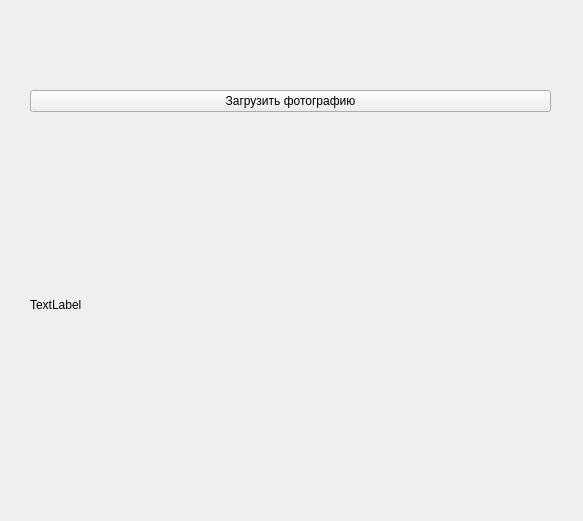
<?xml version="1.0" encoding="UTF-8"?>
<ui version="4.0">
 <class>Widget</class>
 <widget class="QWidget" name="Widget">
  <property name="geometry">
   <rect>
    <x>0</x>
    <y>0</y>
    <width>583</width>
    <height>521</height>
   </rect>
  </property>
  <property name="minimumSize">
   <size>
    <width>100</width>
    <height>100</height>
   </size>
  </property>
  <property name="maximumSize">
   <size>
    <width>1000</width>
    <height>1000</height>
   </size>
  </property>
  <property name="baseSize">
   <size>
    <width>1000</width>
    <height>1000</height>
   </size>
  </property>
  <property name="windowTitle">
   <string>Widget</string>
  </property>
  <widget class="QWidget" name="verticalLayoutWidget">
   <property name="geometry">
    <rect>
     <x>10</x>
     <y>10</y>
     <width>561</width>
     <height>501</height>
    </rect>
   </property>
   <layout class="QVBoxLayout" name="verticalLayout">
    <property name="leftMargin">
     <number>20</number>
    </property>
    <property name="topMargin">
     <number>20</number>
    </property>
    <property name="rightMargin">
     <number>20</number>
    </property>
    <property name="bottomMargin">
     <number>20</number>
    </property>
    <item>
     <spacer name="verticalSpacer">
      <property name="orientation">
       <enum>Qt::Vertical</enum>
      </property>
      <property name="sizeType">
       <enum>QSizePolicy::Fixed</enum>
      </property>
      <property name="sizeHint" stdset="0">
       <size>
        <width>20</width>
        <height>60</height>
       </size>
      </property>
     </spacer>
    </item>
    <item>
     <widget class="QPushButton" name="pushButton">
      <property name="text">
       <string>Загрузить фотографию</string>
      </property>
      <property name="iconSize">
       <size>
        <width>40</width>
        <height>20</height>
       </size>
      </property>
      <property name="autoDefault">
       <bool>true</bool>
      </property>
      <property name="default">
       <bool>false</bool>
      </property>
      <property name="flat">
       <bool>false</bool>
      </property>
     </widget>
    </item>
    <item>
     <widget class="QLabel" name="label_2">
      <property name="frameShape">
       <enum>QFrame::NoFrame</enum>
      </property>
      <property name="frameShadow">
       <enum>QFrame::Plain</enum>
      </property>
      <property name="text">
       <string>TextLabel</string>
      </property>
     </widget>
    </item>
   </layout>
  </widget>
 </widget>
 <resources/>
 <connections/>
</ui>
